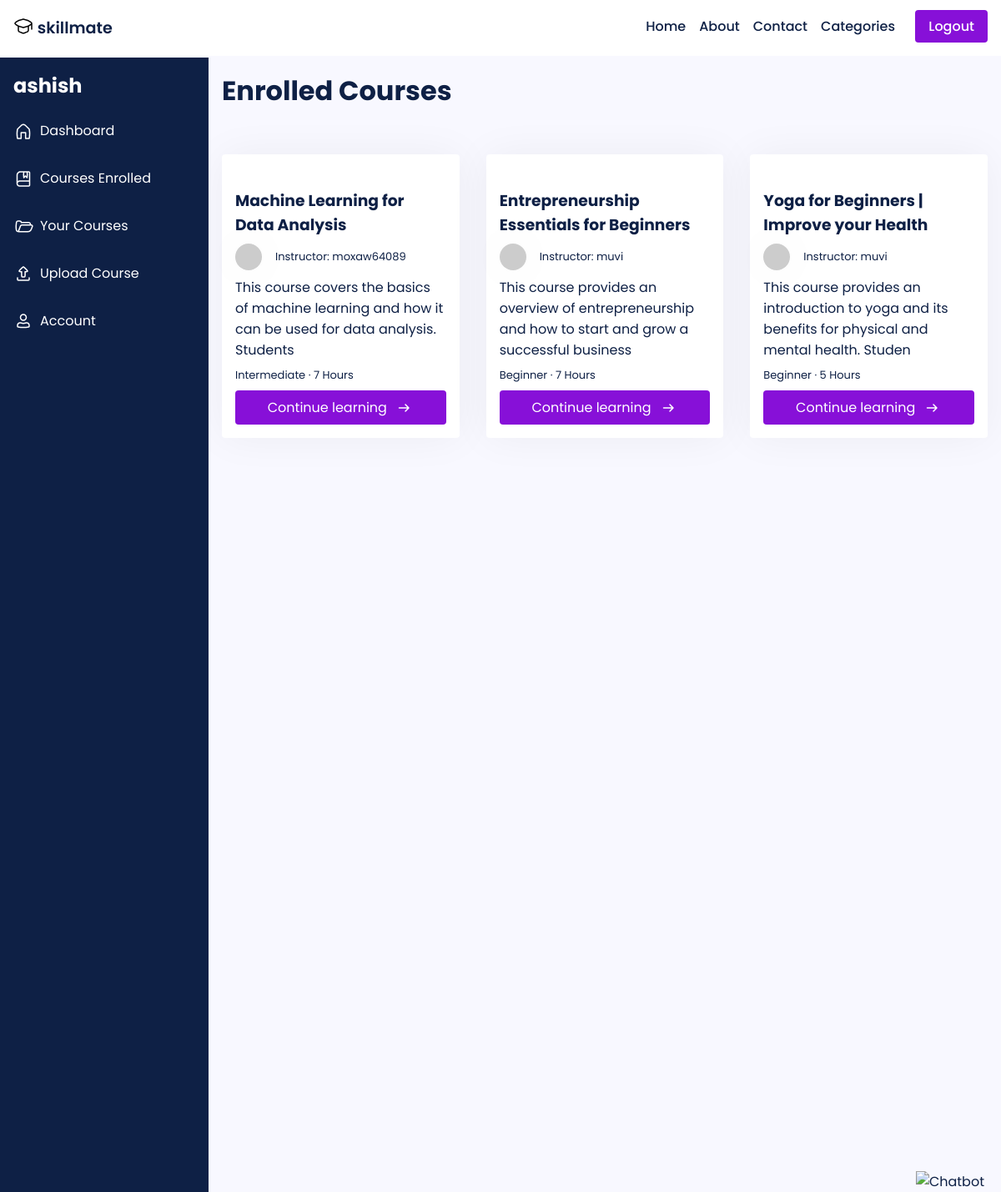
Screenshot of /dashboard/courses-enrolled/ (signed in) with the database file from the repository.
### main/models.py (models this page shows, shortened)
class Course(models.Model):
    LEVEL_CHOICES = [
        ('Beginner', 'Beginner'),
        ('Intermediate', 'Intermediate'),
        ('Advanced', 'Advanced')
    ]
    id = models.AutoField(primary_key=True)
    title = models.CharField(max_length=255)
    slug = models.SlugField(unique=True)
    description = models.TextField()
    thumbnail = CloudinaryField('thumbnail')
    featured_video = CloudinaryField('featured_video')
    instructor = models.ForeignKey(User, on_delete=models.CASCADE, related_name='courses', default=None)
    created_at = models.DateTimeField(auto_now_add=True)
    updated_at = models.DateTimeField(auto_now=True)
    level = models.CharField(max_length=20, choices=LEVEL_CHOICES, default='Beginner')
    duration = models.CharField(max_length=10, default='0')
    category = models.CharField(max_length=255, default="uncategorized")
    price = models.DecimalField(max_digits=8, decimal_places=2, default=0.00)
    discount = models.DecimalField(max_digits=5, decimal_places=2, default=0.00)
    requirements = models.TextField(help_text='Enter the requirements for the course, separated by a comma.', default='')
    content = models.TextField(help_text='Enter the course content, separated by a comma.', default='')
    lesson_title = models.CharField(max_length=255, default='Lesson')
    lesson_video = CloudinaryField('lesson_video', null=True)
    students = models.ManyToManyField(User, related_name='enrolled_courses', blank=True)

### main/views.py (the view)
# urls.py: path('dashboard/courses-enrolled/', views.courses_enrolled, name='courses-enrolled'),
def courses_enrolled(request):
    user = request.user
    courses = Course.objects.filter(students=user)
    context = {
        'courses': courses
    }
    return render(request, 'dashboard/courses-enrolled.html', context)

### templates/dashboard/courses-enrolled.html (shortened to what this page needs)
{% extends 'dashboard-base.html' %}
{% load static %}
{% load account %}
{% block content %}
<h1>Enrolled Courses</h1>
        <div style='margin-bottom: -1rem;' class="courses">
            {% for course in courses %}
    <div class="course">
        <div class="course-thumbnail">
        </div>
        <div class="course-details">
            <a href="{% url 'course_details' instructor=course.instructor slug=course.slug %}"><h3>{{ course.title|slice:":80" }}</h3></a>
            <p style="display: inline-flex; column-gap: 1rem; justify-content: center; align-items: center;" class="instructor">
                <img class="instructor-img" src="https://api.dicebear.com/5.x/shapes/svg?seed={{ course.instructor }}">
                Instructor: {{ course.instructor }}
            </p>
            <p class="course-desc">{{ course.description|slice:":100" }}</p>
            <p class="course-lvl-time">
                {{ course.level }} &middot; {{ course.duration }} Hours
            </p>
            <a style='display: flex; column-gap: .5rem; justify-content: center; align-items: center;' href="{% url 'course_details' instructor=course.instructor slug=course.slug %}" class="btn enroll-btn">
                Continue learning
            </a>
        </div>
    </div>
    {% endfor %}
        </div>
{% endblock content %}

### templates/dashboard-base.html (shortened to what this page needs)
{% load static %}
<!DOCTYPE html>
<html lang="en">
<head>
    <link rel="stylesheet" href="{% static 'css/style.css' %}">
</head>
<body>
    <header>
        <nav style='margin-left: 1rem; margin-right: 1rem' class=''>
            <span>
                <a href='/'>
                    <div style='display: flex; justify-content: baseline; column-gap: .3rem'>
                    <span>skillmate</span>
                    </div>
                </a>
            </span>
            <ul style=''>
                <li><a href = '/'>Home</a></li>
                <li><a href = '/about'>About</a></li>
                <li><a href = '/contact'>Contact</a></li>
                <li>
                    <a style="display: flex;" class="desktop-categories-btn" href="javascript:void(0);">
                        Categories
                    </a>
                </li>
                <li>
                    {% if user.is_authenticated %}
                    <a class='btn' href='/accounts/logout/'>Logout</a>
                    {% else %}
                    <a class='btn' href='/accounts/login/'>Login</a>&nbsp
                    {% endif %}
                </li>
            </ul>
        </nav>
    </header>
    <main>
        <div class="profile-container">
          <div class="sidebar">
            <h2>{{user}}</h2>
            <ul>
              <a href="/dashboard/home">
                <li style='display: flex; column-gap: .5rem; align-items: center;'>
                    Dashboard
                </li></a>
              <a href="/dashboard/courses-enrolled">
                <li style='display: flex; column-gap: .5rem; align-items: center;'>
                    Courses Enrolled
                </li></a>
              <a href="/dashboard/courses-uploaded">
                <li style='display: flex; column-gap: .5rem; align-items: center;'>
                    Your Courses
                </li></a>
              <a href="/dashboard/upload">
                <li style='display: flex; column-gap: .5rem; align-items: center;'>
                Upload Course
                </li></a>
              <a href="/dashboard/profile">
                <li style='display: flex; column-gap: .5rem; align-items: center;'>
                    Account
                </li></a>
            </ul>
          </div>
          <div class="profile-main">
            {% block content %}{% endblock content %}
          </div>
        </div>
    <div id="chatbot-widget" style="position: fixed; bottom: 0%; right: 20px; cursor: pointer; z-index: 1000;" onclick="toggleChat()">
        <img src="https://cdn-icons-png.flaticon.com/512/8943/8943377.png" alt="Chatbot" style="width: 60px; height: 60px;">
    </div>
</body>
</html>

### static/css/style.css (style rules this page uses)
* { font-family: 'Poppins'; margin: 0; padding: 0; box-sizing: border-box; scroll-behavior: smooth; scroll-padding-top: 2rem; }
body { color: #0e2045; background: #fff; display: flex; flex-direction: column; min-height: 100vh; }
main { flex: 1; }
img { width: 100%; }
a { text-decoration: none; color: #0e2045; }
.btn { background-color: #8710d8; border-radius: 4px; padding: .5rem 1rem; border: none; color: #fff; transition: transform .2s ease-in-out; }
header { border-bottom: 2px solid #f8f8ff; }
nav { display: flex; justify-content: space-between; padding: 1.2rem 0; font-weight: 500; }
nav span { font-size: 1.2rem; font-weight: 600; }
nav ul { display: flex; column-gap: 1rem; justify-content: baseline; }
nav li { list-style: none; }
.courses { display: grid; grid-template-columns: repeat(auto-fit, minmax(calc(33.33% - 2rem), 1fr)); grid-gap: 2rem; padding: 2rem 0; }
.course { background-color: #fff; color: #0e2045; box-shadow: 0 0 50px rgba(0, 0, 0, 0.05); border-radius: 4px; position: relative; }
.course img { max-width: 100%; padding: 0; border-top-right-radius: 4px; border-top-left-radius: 4px; }
.course-details { padding: 1rem; }
.course-details .instructor-img { height: 2rem; width: 2rem; border-radius: 50%; box-shadow: 0 0 50px rgba(0, 0, 0, 0.05); }
.course-details .instructor, .course-details .course-lvl-time { margin: .5rem 0; font-size: small; }
.course-details .enroll-btn { display: block; width: 100%; text-align: center; }
.profile-container { display: flex; background-color: #f8f8ff; }
.sidebar { background-color: #0e2045; color: #fff; height: 170vh; min-width: 250px; box-sizing: border-box; top: 0; left: 0; z-index: 1; }
.sidebar h2 { padding: 1rem; margin: 0; font-size: 1.5rem; font-weight: bold; }
.sidebar ul { margin: 0; padding: 0; list-style: none; }
.sidebar li { margin-bottom: 1rem; padding-left: 1rem; padding-top: .5rem; padding-bottom: .5rem; color: #fff; }
.profile-main { flex: 1; padding: 1rem; box-sizing: border-box; min-height: 100vh; }
.profile-main h1 { margin: 0; font-size: 2rem; font-weight: bold; margin-bottom: 20px; }

### rows the page displays
Course: title "Machine Learning for Data Analysis", instructor "moxaw64089", description "This course covers the basics of machine learning and how it can be used for data analysis. Students", level "Intermediate", duration "7"
Course: title "Entrepreneurship Essentials for Beginners", instructor "muvi", description "This course provides an overview of entrepreneurship and how to start and grow a successful business", level "Beginner", duration "7"
Course: title "Yoga for Beginners | Improve your Health", instructor "muvi", description "This course provides an introduction to yoga and its benefits for physical and mental health. Studen", level "Beginner", duration "5"

### other values shown
{{ user }} "ashish"
